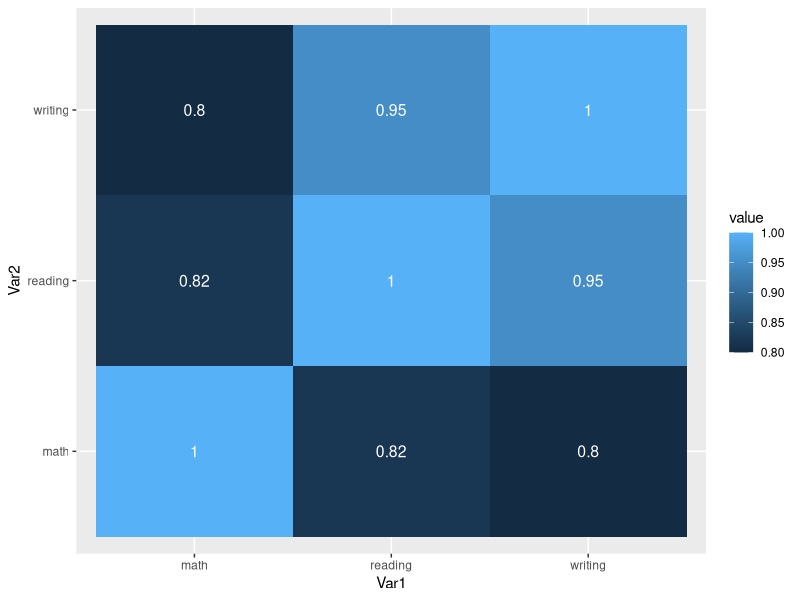

Reproduce this figure in R.

library(lattice)
library(ggplot2)
library(reshape2)

setwd("F:/Prob_Project/Backend")

dataSet<- read.csv("StudentsPerformance.csv", header=TRUE, sep=",")


corDataSet <- data.frame(math=c(dataSet$math),reading=c(dataSet$reading),writing=c(dataSet$writing))

corr_mat <- round(cor(corDataSet),2)

# reduce the size of correlation matrix
melted_corr_mat <- melt(corr_mat)
# head(melted_corr_mat)


jpeg(file="assets/corRelationPlot.jpeg")
# plotting the correlation heatmap
ggplot(data = melted_corr_mat, aes(x=Var1, y=Var2,fill=value)) +
  geom_tile()+
  geom_text(aes(Var2, Var1, label = value),
            color = "white", size = 4)
dev.off()












